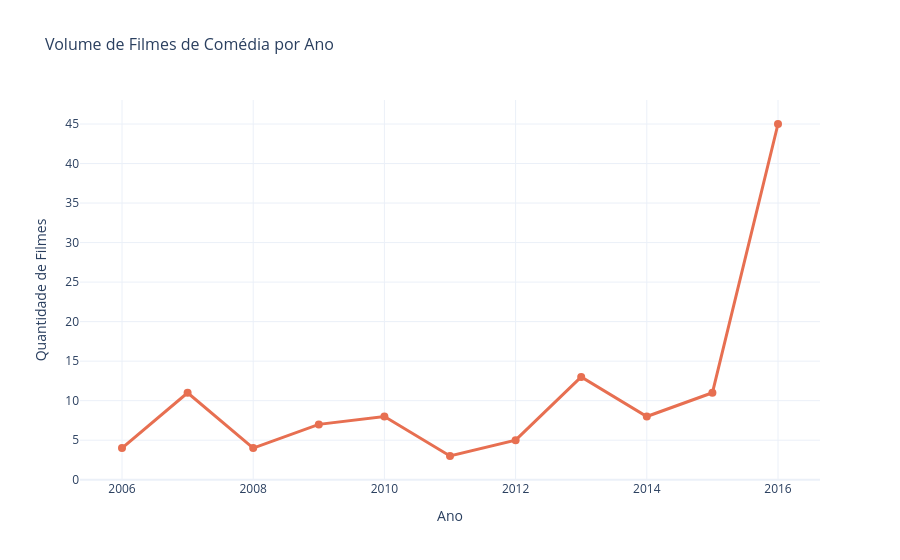

Here is the notebook cell this chart was saved with:
### Code cell
import plotly.express as px

# linha de comédia por ano
fig = px.line(
    base_terror,
    x="Year",
    y="count",
    markers=True,
    title="Volume de Filmes de Comédia por Ano",
    labels={"count": "Quantidade de Filmes", "Year": "Ano"}
)

fig.update_traces(line_color="#e76f51", line_width=3, marker_size=8)
fig.update_layout(
    template="plotly_white",
    title_font_size=16
)

fig.show()

### Figure 1 — Plotly figure (JSON) as saved in the notebook; plotly's stock layout.template omitted (floating-point values rounded to 4 significant figures)
{"data": [{"hovertemplate": "Ano=%{x}<br>Quantidade de Filmes=%{y}<extra></extra>", "legendgroup": "", "line": {"color": "#e76f51", "dash": "solid", "width": 3}, "marker": {"size": 8, "symbol": "circle"}, "mode": "lines+markers", "name": "", "orientation": "v", "showlegend": false, "type": "scatter", "x": [2006, 2007, 2008, 2009, 2010, 2011, 2012, 2013, 2014, 2015, 2016], "xaxis": "x", "y": [4, 11, 4, 7, 8, 3, 5, 13, 8, 11, 45], "yaxis": "y"}], "layout": {"legend": {"tracegroupgap": 0}, "title": {"font": {"size": 16}, "text": "Volume de Filmes de Comédia por Ano"}, "xaxis": {"anchor": "y", "domain": [0, 1], "title": {"text": "Ano"}}, "yaxis": {"anchor": "x", "domain": [0, 1], "title": {"text": "Quantidade de Filmes"}}}}
